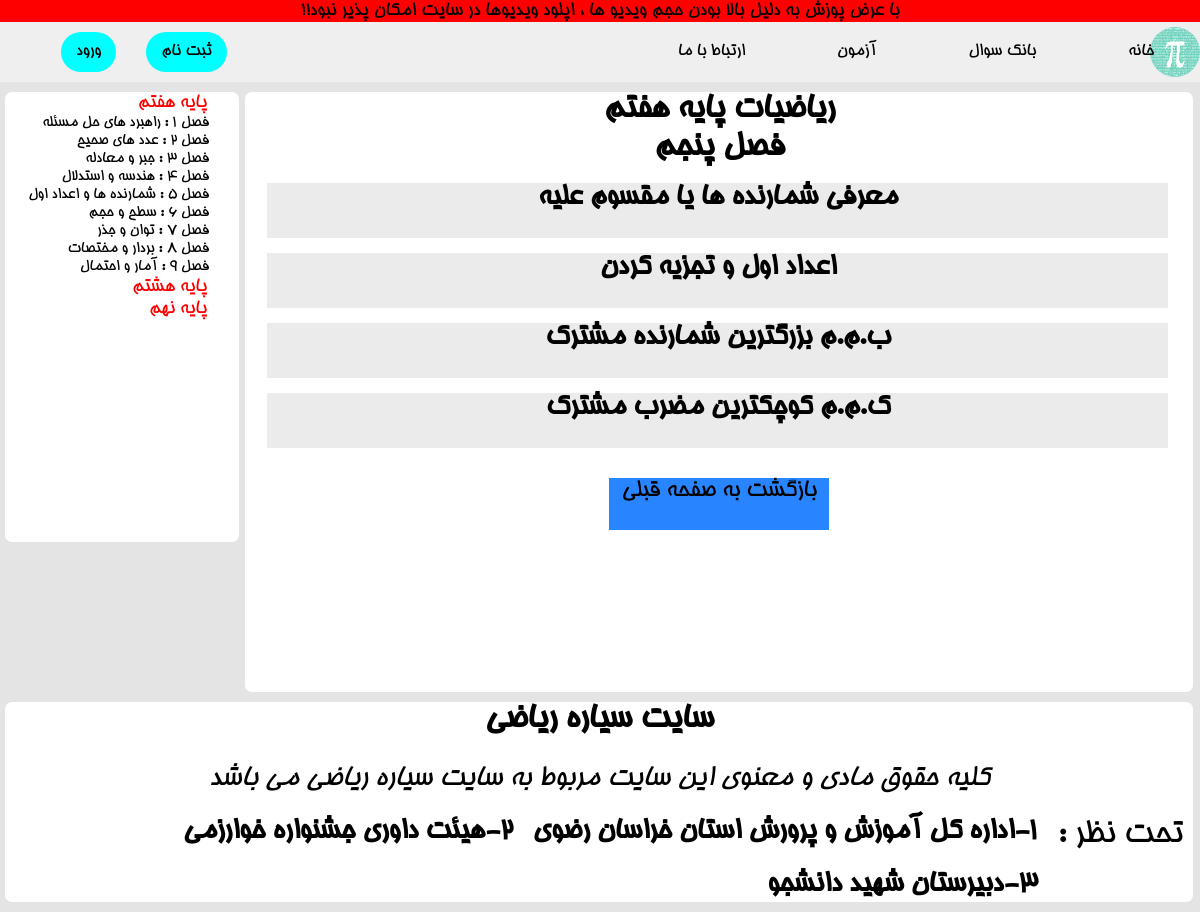
The app's page /paye7/season5/ with its own data.
### project/models.py (models this page shows, shortened)
class Lessons(models.Model):
    STATUS_CHOICES = (
        ('paye7_season1' , 'paye7_season1'),
        ('paye7_season2' , 'paye7_season2'),
        ('paye7_season3' , 'paye7_season3'),
        ('paye7_season4' , 'paye7_season4'),
        ('paye7_season5' , 'paye7_season5'),
        ('paye7_season6' , 'paye7_season6'),
        ('paye7_season7' , 'paye7_season7'),
        ('paye7_season8' , 'paye7_season8'),
        ('paye7_season9' , 'paye7_season9'),
        ('paye8_season1' , 'paye8_season1'),
        ('paye8_season2' , 'paye8_season2'),
        ('paye8_season3' , 'paye8_season3'),
        ('paye8_season4' , 'paye8_season4'),
        ('paye8_season5' , 'paye8_season5'),
        ('paye8_season6' , 'paye8_season6'),
        ('paye8_season7' , 'paye8_season7'),
        ('paye8_season8' , 'paye8_season8'),
        ('paye8_season9' , 'paye8_season9'),
        ('paye9_season1' , 'paye9_season1'),
        ('paye9_season2' , 'paye9_season2'),
        ('paye9_season3' , 'paye9_season3'),
        ('paye9_season4' , 'paye9_season4'),
        ('paye9_season5' , 'paye9_season5'),
        ('paye9_season6' , 'paye9_season6'),
        ('paye9_season7' , 'paye9_season7'),
        ('paye9_season8' , 'paye9_season8'),
    )
    title = models.CharField(max_length=100)
    paye = models.CharField(max_length=50)
    lesson = models.CharField(max_length=50)
    video = models.FileField(upload_to='video/%y')
    slug = models.SlugField(max_length=50)
    status = models.CharField(max_length=50 , choices=STATUS_CHOICES)

### project/views.py (the view)
# urls.py: path('paye7/season5/' , views.Paye7_season5 , name='paye7_season5'),
def Paye7_season5(request):
    lessons = Lessons.objects.filter(status='paye7_season5')
    return render(request , "Seasons/Paye7/season5.html" , {'lesson' : lessons})

### project/templates/Seasons/Paye7/season5.html (shortened to what this page needs)
{% load static %}
<!DOCTYPE html>
<html lang="en" dir="rtl">
<head>
</head>
<body>
{% include 'includes/header.html' %}
{% include 'includes/navbars/paye7.html' %}
        <article style="height: 600px;">
            <h1 class="h1">ریاضیات پایه هفتم<br>فصل پنجم</h1>
            {% for lessons in lesson %}
            <a href="{% url 'urls:lessons' lessons.slug %}">
                <div class="div-lesson">
                    <h2>{{lessons.lesson}}</h2>
                </div>
            </a>
            {% endfor %}
    <a href="{% url 'urls:paye7' %}">
        <div class="div-back">بازگشت به صفحه قبلی</div>
     </a>
        </article>
{% include 'includes/footer.html' %}
</body>
</html>

### project/static/style/style.css (style rules this page uses)
* { margin: 0; padding: 0; box-sizing: border-box; text-decoration: none; list-style: none; }
html a { color: black; }
article { height: 650px; width: 99%; background-color: white; margin-right: 7px; margin-top: 10px; margin-bottom: 10px; border-radius: 7px; }
h2 { text-align: center; }

### project/static/style/Seasons/style7.css (style rules this page uses)
body { background-color:rgb(228, 228, 228); }
* { margin: 0; padding: 0; box-sizing: border-box; text-decoration: none; list-style: none; }
html a { color: black; }
article { height: 800px; width: 79%; background-color: white; margin-right: 7px; margin-top: 10px; margin-bottom: 10px; border-radius: 7px; }
h1 { text-align: center; font-size: 35px; }
.div-lesson { width: 95%; height: 55px; background-color: #ebebeb; margin-right: 25px; margin-top: 15px; transition: all 0.5s; }
h2 { text-align: center; font-size: 30px; width: 100%; height: 55px; transition: all 0.5a; }
.div-back { background-color: rgb(40, 133, 255); margin-left: auto; margin-right:auto; margin-top: 30px; width: 220px; height: 52px; text-align: center; font-size: 25px; transition: all 0.6s; }

### project/static/style/lessons.css (style rules this page uses)
* { margin: 0; padding: 0; box-sizing: border-box; text-decoration: none; list-style: none; }
html a { color: black; }
article { height: 800px; width: 79%; background-color: white; margin-right: 7px; margin-top: 10px; margin-bottom: 10px; border-radius: 7px; }

### records on screen
Lessons: lesson "معرفی شمارنده ها یا مقسوم علیه"
Lessons: lesson "اعداد اول و تجزیه کردن"
Lessons: lesson "ب.م.م بزرگترین شمارنده مشترک"
Lessons: lesson "ک.م.م کوچکترین مضرب مشترک"
